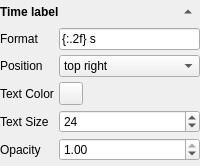
        <widget class="QWidget" name="widget_time_label" native="true">
         <layout class="QGridLayout" name="gridLayout_6">
          <property name="leftMargin">
           <number>0</number>
          </property>
          <property name="topMargin">
           <number>0</number>
          </property>
          <property name="rightMargin">
           <number>0</number>
          </property>
          <property name="bottomMargin">
           <number>5</number>
          </property>
          <property name="spacing">
           <number>5</number>
          </property>
          <item row="0" column="0">
           <widget class="QLabel" name="label_22">
            <property name="font">
             <font>
              <weight>75</weight>
              <bold>true</bold>
             </font>
            </property>
            <property name="text">
             <string>Time label</string>
            </property>
           </widget>
          </item>
          <item row="0" column="1">
           <widget class="QToolButton" name="toolButton_time_label_toggle">
            <property name="text">
             <string>...</string>
            </property>
            <property name="autoRaise">
             <bool>true</bool>
            </property>
            <property name="arrowType">
             <enum>Qt::UpArrow</enum>
            </property>
           </widget>
          </item>
          <item row="1" column="0" colspan="2">
           <widget class="QWidget" name="widget_time_label_opts" native="true">
            <layout class="QGridLayout" name="gridLayout_12">
             <property name="leftMargin">
              <number>0</number>
             </property>
             <property name="topMargin">
              <number>0</number>
             </property>
             <property name="rightMargin">
              <number>0</number>
             </property>
             <property name="bottomMargin">
              <number>0</number>
             </property>
             <property name="spacing">
              <number>5</number>
             </property>
             <item row="4" column="1">
              <widget class="QDoubleSpinBox" name="doubleSpinBox_time_label_opacity">
               <property name="maximum">
                <double>1.000000000000000</double>
               </property>
               <property name="singleStep">
                <double>0.100000000000000</double>
               </property>
               <property name="value">
                <double>1.000000000000000</double>
               </property>
              </widget>
             </item>
             <item row="4" column="0">
              <widget class="QLabel" name="label_23">
               <property name="text">
                <string>Opacity</string>
               </property>
              </widget>
             </item>
             <item row="2" column="1">
              <widget class="QToolButton" name="toolButton_time_label_color">
               <property name="text">
                <string/>
               </property>
               <property name="autoRaise">
                <bool>false</bool>
               </property>
              </widget>
             </item>
             <item row="1" column="0">
              <widget class="QLabel" name="label_25">
               <property name="text">
                <string>Position</string>
               </property>
              </widget>
             </item>
             <item row="0" column="1">
              <widget class="QLineEdit" name="lineEdit_time_label_format">
               <property name="text">
                <string>{:.2f} s</string>
               </property>
              </widget>
             </item>
             <item row="0" column="0">
              <widget class="QLabel" name="label_21">
               <property name="text">
                <string>Format</string>
               </property>
              </widget>
             </item>
             <item row="1" column="1">
              <widget class="ComboBox" name="comboBox_time_label_loc">
               <property name="currentIndex">
                <number>1</number>
               </property>
               <item>
                <property name="text">
                 <string>top left</string>
                </property>
               </item>
               <item>
                <property name="text">
                 <string>top right</string>
                </property>
               </item>
               <item>
                <property name="text">
                 <string>top center</string>
                </property>
               </item>
               <item>
                <property name="text">
                 <string>bottom left</string>
                </property>
               </item>
               <item>
                <property name="text">
                 <string>bottom right</string>
                </property>
               </item>
               <item>
                <property name="text">
                 <string>bottom center</string>
                </property>
               </item>
              </widget>
             </item>
             <item row="2" column="0">
              <widget class="QLabel" name="label_24">
               <property name="text">
                <string>Text Color</string>
               </property>
              </widget>
             </item>
             <item row="3" column="0">
              <widget class="QLabel" name="label_31">
               <property name="text">
                <string>Text Size</string>
               </property>
              </widget>
             </item>
             <item row="3" column="1">
              <widget class="QSpinBox" name="spinBox_time_label_size">
               <property name="minimum">
                <number>1</number>
               </property>
               <property name="value">
                <number>24</number>
               </property>
              </widget>
             </item>
            </layout>
           </widget>
          </item>
         </layout>
        </widget>
